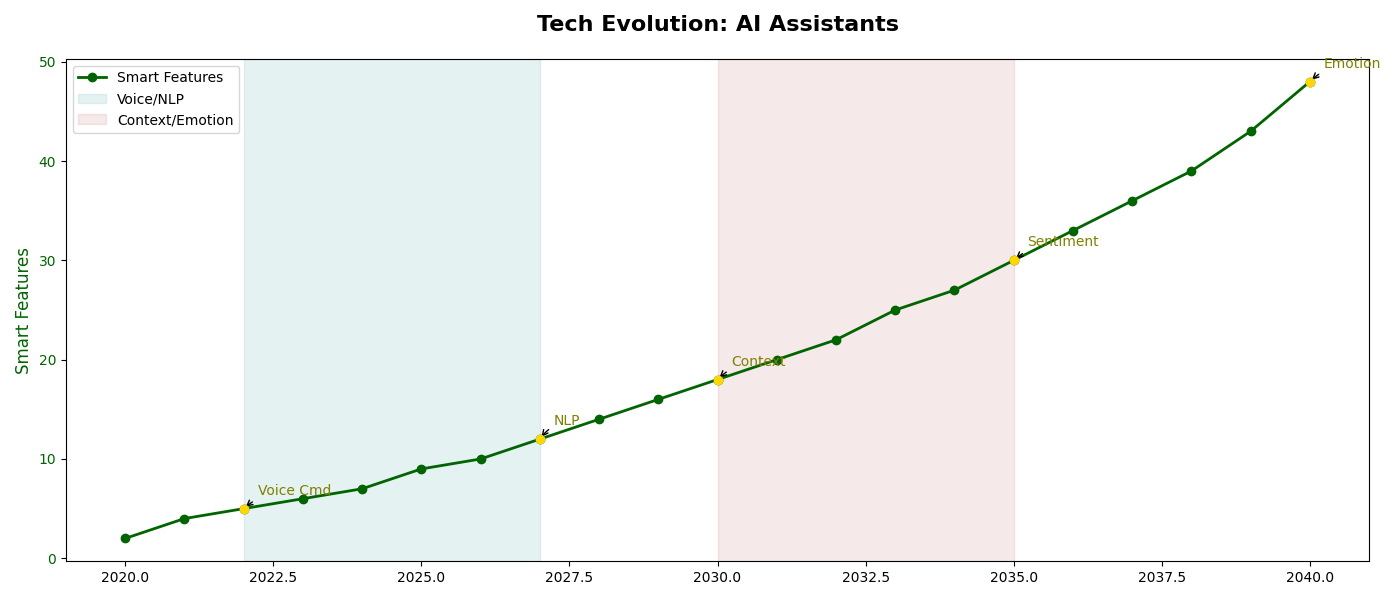

Reproduce this figure in Python.
import matplotlib.pyplot as plt
import numpy as np

years = np.arange(2020, 2041)
smart_features = np.array([2, 4, 5, 6, 7, 9, 10, 12, 14, 16, 18, 20, 22, 25, 27, 30, 33, 36, 39, 43, 48])

milestones = {
    2022: 'Voice Cmd',
    2027: 'NLP',
    2030: 'Context',
    2035: 'Sentiment',
    2040: 'Emotion'
}

fig, ax1 = plt.subplots(figsize=(14, 6))
fig.tight_layout(pad=5.0)

# Changed the color for the main line plot and associated elements
ax1.plot(years, smart_features, marker='o', linestyle='-', color='darkgreen', linewidth=2, label='Smart Features')
ax1.set_title('Tech Evolution: AI Assistants', fontsize=16, fontweight='bold', pad=20)
ax1.set_ylabel('Smart Features', fontsize=12, color='darkgreen')
ax1.tick_params(axis='y', labelcolor='darkgreen')

# Changed annotation color and scatter plot color
for year, milestone in milestones.items():
    idx = np.where(years == year)[0][0]
    ax1.annotate(milestone,
                 xy=(year, smart_features[idx]),
                 xytext=(10, 10),
                 textcoords='offset points',
                 arrowprops=dict(arrowstyle='->', connectionstyle='arc3,rad=0.2'),
                 fontsize=10,
                 color='olive')
    ax1.scatter(year, smart_features[idx], color='gold', zorder=5)

# Changed the color of shaded spans
ax1.axvspan(2022, 2027, alpha=0.1, color='teal', label='Voice/NLP')
ax1.axvspan(2030, 2035, alpha=0.1, color='brown', label='Context/Emotion')

ax1.legend(loc='upper left', fontsize=10)

plt.tight_layout()
plt.show()
